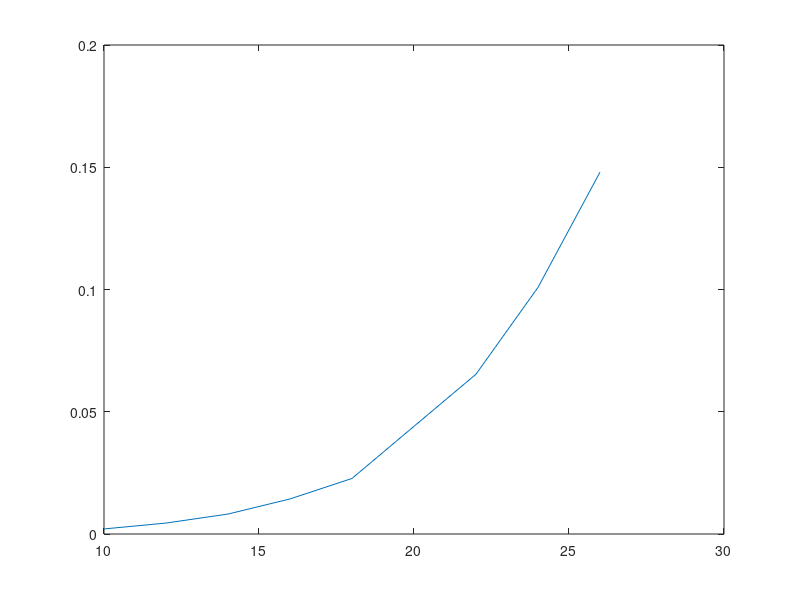
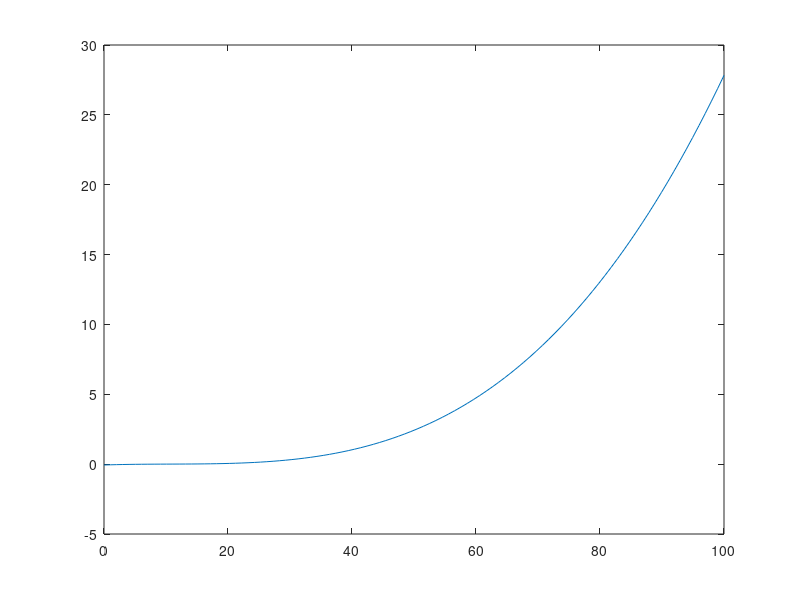

Here is the MATLAB script that generated these plots, in order:
% simtime plot for v4 for increasing resolution.

sim_t = [7.452164380844091, 16.104100258442788, 29.376547164988022, 51.617634134431825, 81.803509453929760, 1.585813861387583e+02, 2.353180965015956e+02, 3.631274589352391e+02, 5.327770678431460e+02 ];
res   = [10, 12, 14, 16, 18, 20, 22, 24, 26 ];

figure(11)
plot(res,sim_t./(60*60));

x = linspace(0,100,100);
y = 0.14.*x.^3 -4.5.*x.^2 + 54.*x -2.2e+02;

figure(12)
plot(x,y./(60*60));

